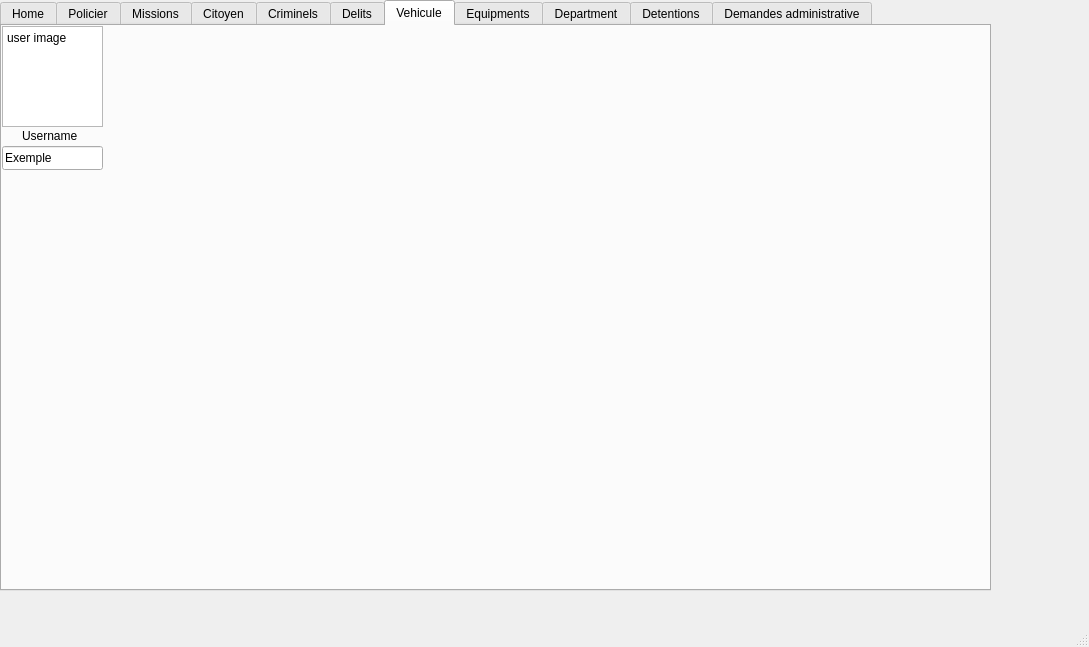
<?xml version="1.0" encoding="UTF-8"?>
<ui version="4.0">
 <class>MainWindow</class>
 <widget class="QMainWindow" name="MainWindow">
  <property name="geometry">
   <rect>
    <x>0</x>
    <y>0</y>
    <width>1089</width>
    <height>647</height>
   </rect>
  </property>
  <property name="windowTitle">
   <string>MainWindow</string>
  </property>
  <widget class="QWidget" name="centralwidget">
   <widget class="QTabWidget" name="tabWidget">
    <property name="geometry">
     <rect>
      <x>0</x>
      <y>0</y>
      <width>991</width>
      <height>591</height>
     </rect>
    </property>
    <property name="currentIndex">
     <number>6</number>
    </property>
    <widget class="QWidget" name="tab">
     <attribute name="title">
      <string>Home</string>
     </attribute>
     <widget class="QPushButton" name="pushButton_5">
      <property name="geometry">
       <rect>
        <x>370</x>
        <y>180</y>
        <width>191</width>
        <height>51</height>
       </rect>
      </property>
      <property name="styleSheet">
       <string notr="true">font: 20pt &quot;MS Shell Dlg 2&quot;;</string>
      </property>
      <property name="text">
       <string>Data Base</string>
      </property>
     </widget>
     <widget class="QPushButton" name="pushButton_6">
      <property name="geometry">
       <rect>
        <x>370</x>
        <y>120</y>
        <width>191</width>
        <height>51</height>
       </rect>
      </property>
      <property name="styleSheet">
       <string notr="true">font: 20pt &quot;MS Shell Dlg 2&quot;;</string>
      </property>
      <property name="text">
       <string>Options</string>
      </property>
     </widget>
     <widget class="QPushButton" name="pushButton_7">
      <property name="geometry">
       <rect>
        <x>370</x>
        <y>240</y>
        <width>191</width>
        <height>51</height>
       </rect>
      </property>
      <property name="styleSheet">
       <string notr="true">font: 20pt &quot;MS Shell Dlg 2&quot;;
background-color: rgb(255, 0, 0);</string>
      </property>
      <property name="text">
       <string>Quit</string>
      </property>
     </widget>
    </widget>
    <widget class="QWidget" name="tab_2">
     <attribute name="title">
      <string>Policier</string>
     </attribute>
     <widget class="QPlainTextEdit" name="plainTextEdit">
      <property name="geometry">
       <rect>
        <x>0</x>
        <y>0</y>
        <width>101</width>
        <height>101</height>
       </rect>
      </property>
      <property name="plainText">
       <string>user image</string>
      </property>
     </widget>
     <widget class="QLineEdit" name="lineEdit">
      <property name="geometry">
       <rect>
        <x>0</x>
        <y>120</y>
        <width>101</width>
        <height>24</height>
       </rect>
      </property>
      <property name="text">
       <string>Exemple</string>
      </property>
     </widget>
     <widget class="QLabel" name="label">
      <property name="geometry">
       <rect>
        <x>20</x>
        <y>100</y>
        <width>61</width>
        <height>20</height>
       </rect>
      </property>
      <property name="text">
       <string>Username</string>
      </property>
     </widget>
     <widget class="QTabWidget" name="tabWidget_2">
      <property name="geometry">
       <rect>
        <x>110</x>
        <y>0</y>
        <width>851</width>
        <height>531</height>
       </rect>
      </property>
      <property name="whatsThis">
       <string>&lt;html&gt;&lt;head/&gt;&lt;body&gt;&lt;p&gt;ADD&lt;/p&gt;&lt;/body&gt;&lt;/html&gt;</string>
      </property>
      <property name="currentIndex">
       <number>0</number>
      </property>
      <widget class="QWidget" name="tab_14">
       <attribute name="title">
        <string>Afficher</string>
       </attribute>
       <widget class="QLineEdit" name="lineEdit_5">
        <property name="geometry">
         <rect>
          <x>210</x>
          <y>210</y>
          <width>561</width>
          <height>24</height>
         </rect>
        </property>
        <property name="text">
         <string>Date of join :</string>
        </property>
       </widget>
       <widget class="QPlainTextEdit" name="plainTextEdit_5">
        <property name="geometry">
         <rect>
          <x>90</x>
          <y>370</y>
          <width>101</width>
          <height>101</height>
         </rect>
        </property>
        <property name="plainText">
         <string>user image</string>
        </property>
       </widget>
       <widget class="QPlainTextEdit" name="plainTextEdit_3">
        <property name="geometry">
         <rect>
          <x>90</x>
          <y>150</y>
          <width>101</width>
          <height>101</height>
         </rect>
        </property>
        <property name="plainText">
         <string>user image</string>
        </property>
       </widget>
       <widget class="QPlainTextEdit" name="plainTextEdit_4">
        <property name="geometry">
         <rect>
          <x>90</x>
          <y>260</y>
          <width>101</width>
          <height>101</height>
         </rect>
        </property>
        <property name="plainText">
         <string>user image</string>
        </property>
       </widget>
       <widget class="QLabel" name="label_3">
        <property name="geometry">
         <rect>
          <x>350</x>
          <y>0</y>
          <width>211</width>
          <height>101</height>
         </rect>
        </property>
        <property name="font">
         <font>
          <pointsize>35</pointsize>
         </font>
        </property>
        <property name="lineWidth">
         <number>5</number>
        </property>
        <property name="text">
         <string>Police</string>
        </property>
        <property name="textFormat">
         <enum>Qt::PlainText</enum>
        </property>
        <property name="alignment">
         <set>Qt::AlignCenter</set>
        </property>
       </widget>
       <widget class="QLineEdit" name="lineEdit_4">
        <property name="geometry">
         <rect>
          <x>210</x>
          <y>180</y>
          <width>561</width>
          <height>24</height>
         </rect>
        </property>
        <property name="text">
         <string>Police ID :</string>
        </property>
       </widget>
       <widget class="QLineEdit" name="lineEdit_3">
        <property name="geometry">
         <rect>
          <x>210</x>
          <y>150</y>
          <width>561</width>
          <height>24</height>
         </rect>
        </property>
        <property name="text">
         <string>Rank :</string>
        </property>
       </widget>
       <widget class="QLineEdit" name="lineEdit_8">
        <property name="geometry">
         <rect>
          <x>210</x>
          <y>270</y>
          <width>561</width>
          <height>24</height>
         </rect>
        </property>
        <property name="text">
         <string>Rank :</string>
        </property>
       </widget>
       <widget class="QLineEdit" name="lineEdit_6">
        <property name="geometry">
         <rect>
          <x>210</x>
          <y>300</y>
          <width>561</width>
          <height>24</height>
         </rect>
        </property>
        <property name="text">
         <string>Police ID :</string>
        </property>
       </widget>
       <widget class="QLineEdit" name="lineEdit_7">
        <property name="geometry">
         <rect>
          <x>210</x>
          <y>330</y>
          <width>561</width>
          <height>24</height>
         </rect>
        </property>
        <property name="text">
         <string>Date of join :</string>
        </property>
       </widget>
       <widget class="QLineEdit" name="lineEdit_9">
        <property name="geometry">
         <rect>
          <x>210</x>
          <y>410</y>
          <width>561</width>
          <height>24</height>
         </rect>
        </property>
        <property name="text">
         <string>Police ID :</string>
        </property>
       </widget>
       <widget class="QLineEdit" name="lineEdit_10">
        <property name="geometry">
         <rect>
          <x>210</x>
          <y>440</y>
          <width>561</width>
          <height>24</height>
         </rect>
        </property>
        <property name="text">
         <string>Date of join :</string>
        </property>
       </widget>
       <widget class="QLineEdit" name="lineEdit_11">
        <property name="geometry">
         <rect>
          <x>210</x>
          <y>380</y>
          <width>561</width>
          <height>24</height>
         </rect>
        </property>
        <property name="text">
         <string>Rank :</string>
        </property>
       </widget>
       <widget class="QPushButton" name="pushButton">
        <property name="geometry">
         <rect>
          <x>410</x>
          <y>100</y>
          <width>80</width>
          <height>25</height>
         </rect>
        </property>
        <property name="text">
         <string>ADD</string>
        </property>
       </widget>
      </widget>
      <widget class="QWidget" name="tab_12">
       <attribute name="title">
        <string>ADD</string>
       </attribute>
      </widget>
      <widget class="QWidget" name="tab_13">
       <attribute name="title">
        <string>Modifier</string>
       </attribute>
      </widget>
     </widget>
    </widget>
    <widget class="QWidget" name="tab_11">
     <attribute name="title">
      <string>Missions</string>
     </attribute>
     <widget class="QLabel" name="label_2">
      <property name="geometry">
       <rect>
        <x>20</x>
        <y>100</y>
        <width>61</width>
        <height>20</height>
       </rect>
      </property>
      <property name="text">
       <string>Username</string>
      </property>
     </widget>
     <widget class="QPlainTextEdit" name="plainTextEdit_2">
      <property name="geometry">
       <rect>
        <x>0</x>
        <y>0</y>
        <width>101</width>
        <height>101</height>
       </rect>
      </property>
      <property name="plainText">
       <string>user image</string>
      </property>
     </widget>
     <widget class="QLineEdit" name="lineEdit_2">
      <property name="geometry">
       <rect>
        <x>0</x>
        <y>120</y>
        <width>101</width>
        <height>24</height>
       </rect>
      </property>
      <property name="text">
       <string>Exemple</string>
      </property>
     </widget>
    </widget>
    <widget class="QWidget" name="tab_3">
     <attribute name="title">
      <string>Citoyen</string>
     </attribute>
    </widget>
    <widget class="QWidget" name="tab_4">
     <attribute name="title">
      <string>Criminels</string>
     </attribute>
    </widget>
    <widget class="QWidget" name="tab_5">
     <attribute name="title">
      <string>Delits</string>
     </attribute>
    </widget>
    <widget class="QWidget" name="tab_6">
     <attribute name="title">
      <string>Vehicule</string>
     </attribute>
     <widget class="QLineEdit" name="lineEdit_23">
      <property name="geometry">
       <rect>
        <x>0</x>
        <y>120</y>
        <width>101</width>
        <height>24</height>
       </rect>
      </property>
      <property name="text">
       <string>Exemple</string>
      </property>
     </widget>
     <widget class="QPlainTextEdit" name="plainTextEdit_11">
      <property name="geometry">
       <rect>
        <x>0</x>
        <y>0</y>
        <width>101</width>
        <height>101</height>
       </rect>
      </property>
      <property name="plainText">
       <string>user image</string>
      </property>
     </widget>
     <widget class="QLabel" name="label_7">
      <property name="geometry">
       <rect>
        <x>20</x>
        <y>100</y>
        <width>61</width>
        <height>20</height>
       </rect>
      </property>
      <property name="text">
       <string>Username</string>
      </property>
     </widget>
    </widget>
    <widget class="QWidget" name="tab_7">
     <attribute name="title">
      <string>Equipments</string>
     </attribute>
     <widget class="QPlainTextEdit" name="plainTextEdit_12">
      <property name="geometry">
       <rect>
        <x>0</x>
        <y>0</y>
        <width>101</width>
        <height>101</height>
       </rect>
      </property>
      <property name="plainText">
       <string>user image</string>
      </property>
     </widget>
     <widget class="QLineEdit" name="lineEdit_24">
      <property name="geometry">
       <rect>
        <x>0</x>
        <y>120</y>
        <width>101</width>
        <height>24</height>
       </rect>
      </property>
      <property name="text">
       <string>Exemple</string>
      </property>
     </widget>
     <widget class="QLabel" name="label_8">
      <property name="geometry">
       <rect>
        <x>20</x>
        <y>100</y>
        <width>61</width>
        <height>20</height>
       </rect>
      </property>
      <property name="text">
       <string>Username</string>
      </property>
     </widget>
    </widget>
    <widget class="QWidget" name="tab_8">
     <attribute name="title">
      <string>Department</string>
     </attribute>
    </widget>
    <widget class="QWidget" name="tab_9">
     <attribute name="title">
      <string>Detentions</string>
     </attribute>
    </widget>
    <widget class="QWidget" name="tab_10">
     <attribute name="title">
      <string>Demandes administrative</string>
     </attribute>
    </widget>
   </widget>
  </widget>
  <widget class="QMenuBar" name="menubar">
   <property name="geometry">
    <rect>
     <x>0</x>
     <y>0</y>
     <width>1089</width>
     <height>21</height>
    </rect>
   </property>
  </widget>
  <widget class="QStatusBar" name="statusbar"/>
 </widget>
 <resources/>
 <connections>
  <connection>
   <sender>pushButton_7</sender>
   <signal>clicked()</signal>
   <receiver>MainWindow</receiver>
   <slot>close()</slot>
   <hints>
    <hint type="sourcelabel">
     <x>479</x>
     <y>324</y>
    </hint>
    <hint type="destinationlabel">
     <x>994</x>
     <y>293</y>
    </hint>
   </hints>
  </connection>
 </connections>
</ui>
